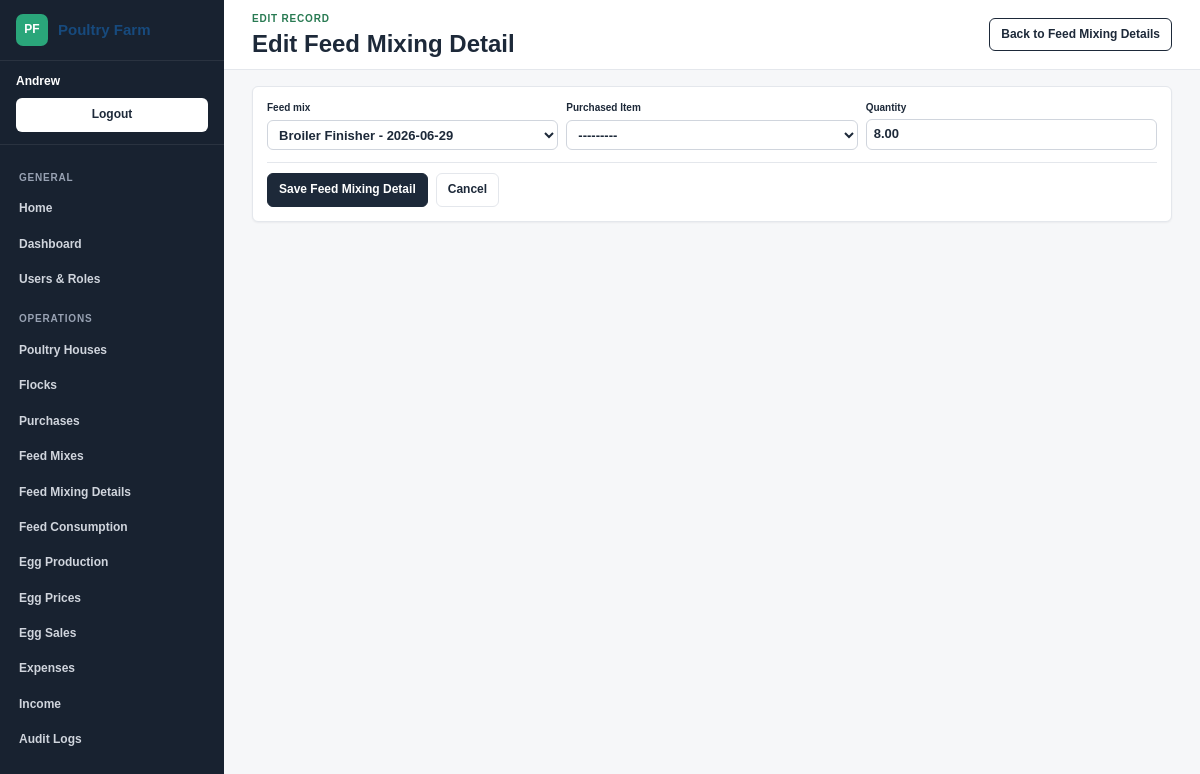
The page /records/feed-mix-details/13/edit/ (signed in) on the database its author committed.
### PoutryManagementSysyem/models.py (models this page shows, shortened)
class TimeStampedModel(models.Model):
    created_at = models.DateTimeField(auto_now_add=True)
    updated_at = models.DateTimeField(auto_now=True)
    class Meta:
        abstract = True

class FeedMixDetail(TimeStampedModel):
    feed_mix = models.ForeignKey(FeedMix, on_delete=models.CASCADE, related_name='details')
    purchase = models.ForeignKey(
        Purchase,
        on_delete=models.PROTECT,
        related_name='feed_mix_details',
        null=True,
        blank=True,
    )
    inventory_item = models.ForeignKey(InventoryItem, on_delete=models.PROTECT, related_name='feed_mix_details')
    quantity = models.DecimalField(max_digits=12, decimal_places=2)
    unit = models.CharField(max_length=30, default='kg')
    unit_price = models.DecimalField(max_digits=12, decimal_places=2)
    total_price = models.DecimalField(max_digits=12, decimal_places=2, editable=False, default=0)
    class Meta:
        ordering = ['inventory_item__item_name']

### PoutryManagementSysyem/views.py (the view, shortened to what this page needs)
# urls.py: path('records/<slug:model_slug>/<int:pk>/edit/', views.record_update, name='record_update'),
@login_required
def record_update(request, model_slug, pk):
    config = get_crud_config(model_slug)
    if not config:
        return redirect('poultry:crud_index')
    if config.get('read_only'):
        raise PermissionDenied
    require_model_permission(request, config['model'], 'change')
    obj = get_object_or_404(config['model'], pk=pk)
    Form = build_form_class(config['model'])
    form = Form(request.POST or None, instance=obj)
    return render(request, 'PoutryManagementSysyem/record_form.html', record_form_context(config, model_slug, form, 'Edit', obj))

### PoutryManagementSysyem/views.py (shortened to what this page needs)
    class StyledForm(form_class):
        def __init__(self, *args, **kwargs):
            super().__init__(*args, **kwargs)
            if model is FeedMixDetail and 'purchase' in self.fields:
                self.fields['purchase'].label = 'Purchased Item'
                self.fields['purchase'].queryset = Purchase.objects.select_related('inventory_item').order_by(
                    '-purchase_date',
                    '-created_at',
                )
            if model is FeedConsumption and 'quantity' in self.fields:
                self.fields['quantity'].label = 'Quantity from stock'
            for field_name, field in self.fields.items():
                widget = field.widget
                widget.attrs.setdefault('class', 'form-control')
                if field_name.endswith('_date'):
                    widget.input_type = 'date'

### PoutryManagementSysyem/models.py (called while the page is built)
    def __str__(self):
        return f'{self.item_name} - {self.purchase_date}'

    @property
    def allowed_item_names(self):
        return self.MIX_INGREDIENTS.get(self.mix_name, [])

    def __str__(self):
        return f'{self.mix_name} - {self.mixing_date}'

### PoutryManagementSysyem/views.py (called while the page is built, shortened)
def get_crud_config(slug):
    return CRUD_MODELS.get(slug)

def model_permission(model, action):
    return f'{model._meta.app_label}.{action}_{model._meta.model_name}'

def has_model_permission(user, model, action):
    return user.has_perm(model_permission(model, action))

def require_model_permission(request, model, action):
    if not has_model_permission(request.user, model, action):
        raise PermissionDenied

def editable_field_names(model):
    excluded_fields = {'id', 'created_at', 'updated_at'}
    if model is Purchase:
        excluded_fields.add('inventory_item')
        excluded_fields.add('unit')
        excluded_fields.add('stock_balance')
    if model is FeedMixDetail:
        excluded_fields.add('inventory_item')
        excluded_fields.add('unit')
        excluded_fields.add('unit_price')
    if model is FeedConsumption:
        excluded_fields.add('issued_by')
    return [
        field.name
        for field in model._meta.fields
        if field.editable and field.name not in excluded_fields
    ]

def format_decimal(value):
    decimal_value = Decimal(value)
    if decimal_value == decimal_value.to_integral():
        return f'{decimal_value:,.0f}'
    return f'{decimal_value.normalize():,f}'

def format_quantity_with_unit(quantity, unit):
    return f'{format_decimal(quantity)}{display_unit(unit, quantity)}'

### PoutryManagementSysyem/templates/PoutryManagementSysyem/record_form.html (shortened to what this page needs)
{% extends 'PoutryManagementSysyem/base_app.html' %}
{% block eyebrow %}{{ action }} record{% endblock %}
{% block page_title %}{{ action }} {{ config.singular }}{% endblock %}
{% block page_actions %}
    <a href="{% url 'poultry:record_list' model_slug %}">Back to {{ config.title }}</a>
{% endblock %}
{% block content %}
    <section class="form-panel">
        <form method="post" class="record-form record-form-{{ model_slug }}" {% if model_slug == 'egg-sales' %}data-mobile-money-form="true"{% endif %} novalidate>
            <div class="form-grid">
                {% for field in form %}
                    <label>
                        <span>{{ field.label }}</span>
                        {{ field }}
                    </label>
                {% endfor %}
            </div>
            <div class="form-actions">
                <button type="submit">Save {{ config.singular }}</button>
                <a href="{% url 'poultry:record_list' model_slug %}">Cancel</a>
            </div>
        </form>
    </section>
{% endblock %}

### PoutryManagementSysyem/templates/PoutryManagementSysyem/base_app.html (shortened to what this page needs)
{% load static %}
<!doctype html>
<html lang="en">
<head>
    <link rel="stylesheet" href="{% static 'PoutryManagementSysyem/styles.css' %}">
</head>
<body class="admin-layout">
    <aside class="app-sidebar" aria-label="Application navigation">
        <a class="sidebar-brand" href="/">
            <span>PF</span>
            <strong>Poultry Farm</strong>
        </a>
        {% if user.is_authenticated %}
            <div class="sidebar-user">
                <span>{{ user.get_username }}</span>
                <form method="post" action="{% url 'logout' %}">
                    <button type="submit">Logout</button>
                </form>
            </div>
        {% endif %}
        <nav class="sidebar-nav">
            <span class="nav-section">General</span>
            <a href="/">Home</a>
            <a href="{% url 'poultry:dashboard' %}">Dashboard</a>
            {% if perms.auth.view_user or perms.auth.view_group %}
                <a href="{% url 'poultry:user_list' %}">Users & Roles</a>
            {% endif %}
            <span class="nav-section">Operations</span>
            {% if perms.PoutryManagementSysyem.view_poultryhouse %}
                <a href="{% url 'poultry:record_list' 'houses' %}">Poultry Houses</a>
            {% endif %}
            {% if perms.PoutryManagementSysyem.view_flock %}
                <a href="{% url 'poultry:record_list' 'flocks' %}">Flocks</a>
            {% endif %}
            {% if perms.PoutryManagementSysyem.view_purchase %}
                <a href="{% url 'poultry:record_list' 'purchases' %}">Purchases</a>
            {% endif %}
            {% if perms.PoutryManagementSysyem.view_feedmix %}
                <a href="{% url 'poultry:record_list' 'feed-mixes' %}">Feed Mixes</a>
            {% endif %}
            {% if perms.PoutryManagementSysyem.view_feedmixdetail %}
                <a href="{% url 'poultry:record_list' 'feed-mix-details' %}">Feed Mixing Details</a>
            {% endif %}
            {% if perms.PoutryManagementSysyem.view_feedconsumption %}
                <a href="{% url 'poultry:record_list' 'feed-consumption' %}">Feed Consumption</a>
            {% endif %}
            {% if perms.PoutryManagementSysyem.view_eggproduction %}
                <a href="{% url 'poultry:record_list' 'egg-production' %}">Egg Production</a>
            {% endif %}
            {% if perms.PoutryManagementSysyem.view_eggprice %}
                <a href="{% url 'poultry:record_list' 'egg-prices' %}">Egg Prices</a>
            {% endif %}
            {% if perms.PoutryManagementSysyem.view_eggsale %}
                <a href="{% url 'poultry:record_list' 'egg-sales' %}">Egg Sales</a>
            {% endif %}
            {% if perms.PoutryManagementSysyem.view_expense %}
                <a href="{% url 'poultry:record_list' 'expenses' %}">Expenses</a>
            {% endif %}
            {% if perms.PoutryManagementSysyem.view_income %}
                <a href="{% url 'poultry:record_list' 'income' %}">Income</a>
            {% endif %}
            {% if perms.PoutryManagementSysyem.view_auditlog %}
                <a href="{% url 'poultry:record_list' 'audit-logs' %}">Audit Logs</a>
            {% endif %}
        </nav>
    </aside>
    <div class="app-shell">
        <header class="app-topbar">
            <div>
                <div class="eyebrow">{% block eyebrow %}Farm management{% endblock %}</div>
                <h1>{% block page_title %}Poultry Management{% endblock %}</h1>
            </div>
            <nav class="actions">
                {% block page_actions %}{% endblock %}
            </nav>
        </header>
        <main class="app-main">
            {% block content %}{% endblock %}
        </main>
    </div>
</body>
</html>

### rows shown on the page
FeedMixDetail: form "Broiler Finisher - 2026-06-29" "---------" "8.00"

### other values the page prints
{{ user.get_username }} "Andrew"
{{ action }} "EDIT"
{{ action }} "Edit"
{{ config.singular }} "Feed Mixing Detail"
{{ config.title }} "Feed Mixing Details"
{{ field.label }} "Feed mix" "Purchased Item" "Quantity"
